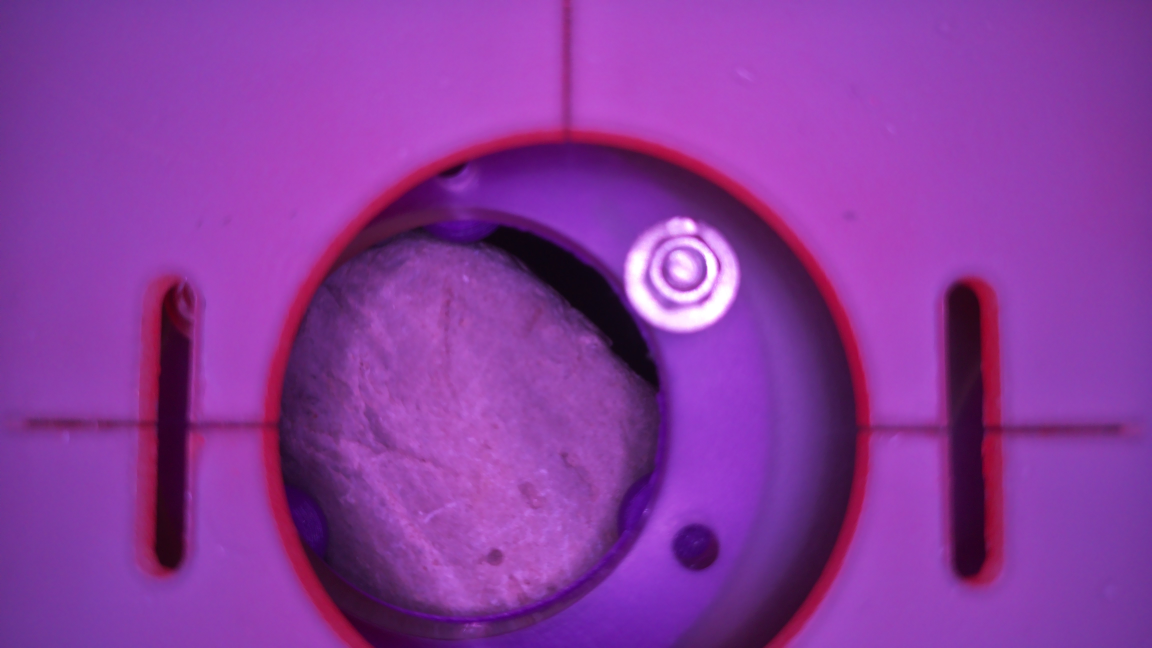
//> input picture StereoProject/sample1_L_LedsAll.jpg, 4608 x 2592 px (shown at 1/4 size)
$ ./program1 StereoProject/sample1_L_LedsAll.jpg   (built with g++ and OpenCV 4)
//> lines starting //> are read from the running program, lines starting //| are printed output that depends on the picture; after the words box and inside, x2 and y2 are one past the last pixel; in counts of white or black regions, pixels touching at a corner belong together
### StereoProject/helper.h
#pragma once

// Author: Emma Therese porsbjerg, s184751
#ifndef HELPER_H
#define HELPER_H

#include <iostream>
#include <opencv2/opencv.hpp>


// Function declaration (prototype)
int imdisp(const std::string& title, const cv::Mat& image, const int& sx, const int& sy, const int& w, const int& h, const int& x, const int& y);


#endif // HELPER_H

### StereoProject/main.h
#pragma once

#include <iostream>
#include <opencv2/opencv.hpp>

### StereoProject/helper.cpp
// Author: Emma Therese porsbjerg, s184751


#include "helper.h"
#include <iostream>
#include <opencv2/opencv.hpp>
#include <filesystem>
#include <vector>

using namespace cv;
using namespace std;
namespace fs = std::filesystem;


int imdisp(const std::string& title, const cv::Mat& image, const int& sx, const int& sy, const int& w, const int& h, const int& x, const int& y) {
    // Displays one image at the given coordinates x,y, in a grid defined by width and height. The grid starts at sx, sy
    // if given width and height is different form actual image, image will be stretched to fit
    cv::Mat imageResized;
    cv::resize(image, imageResized, cv::Size(w, h), 0, 0, cv::INTER_AREA);
    cv::namedWindow(title, cv::WINDOW_AUTOSIZE);
    cv::moveWindow(title, sx + x * w, sy + y * (h + 30));
    cv::imshow(title, imageResized);
    cv::resizeWindow(title, w, h);
    return 0;
}


// [76 lines left out: functions loadTwoImages, eulerToRotationMatrix, decomposeTransformation, not called in this run]


// Euclidean distance between two cv::Point2f
double euclideanDistance(const cv::Point2f& p1, const cv::Point2f& p2) {
    return std::sqrt(std::pow(p1.x - p2.x, 2) + std::pow(p1.y - p2.y, 2)); // d_e = sqrt(d_x^2 + d_y^2)
}


// [21 lines left out: function findClosestPair, not called in this run]

### program1.cpp
#include "main.h"
#include "helper.h"

using namespace cv;
using namespace std;


#include <iostream>
#include <cmath>
#include <math.h>
#include <vector>
#include <utility>
#include <queue>
#include <cstring>
#include "opencv2/highgui.hpp"
#include "opencv2/imgproc.hpp"

using namespace std;
using namespace cv;


# define pi 3.14159265358979323846  /* pi */

#define BIN_WIDTH 1                // quanti gradi all'interno della stessa categoria di voto
#define NUM_BINS 180 / BIN_WIDTH   // numero di categorie

/* === PARAMETRI PER CANNY EDGE DETECTION === */

#define KERNEL_SIZE 3
#define TRESHOLD 30
#define RATIO 3

void detectEdge(const Mat& in, Mat& out);

// FIND INTERECTION OF TWO LINES GIVEN BY POLAR COORDINATES
// [72 lines left out: functions findIntersection, isPointInArray, checkDetect, not called in this run]


int main(int argc, char** argv) {
    // Check for command-line arguments
    if (argc < 2) {
        std::cerr << "Usage: " << argv[0] << " <image_file>" << std::endl;
        return -1;
    }

    // Get the filename from arguments
    std::string filename = argv[1];
    int i, j;
    int theta;  // angle of line
    double rho; // distance of point at ortogonal vector

    Mat source, edges, output;


    deque<pair<int, int>> edgePoints;  // <row, col>

    source = cv::imread(filename, cv::IMREAD_GRAYSCALE);
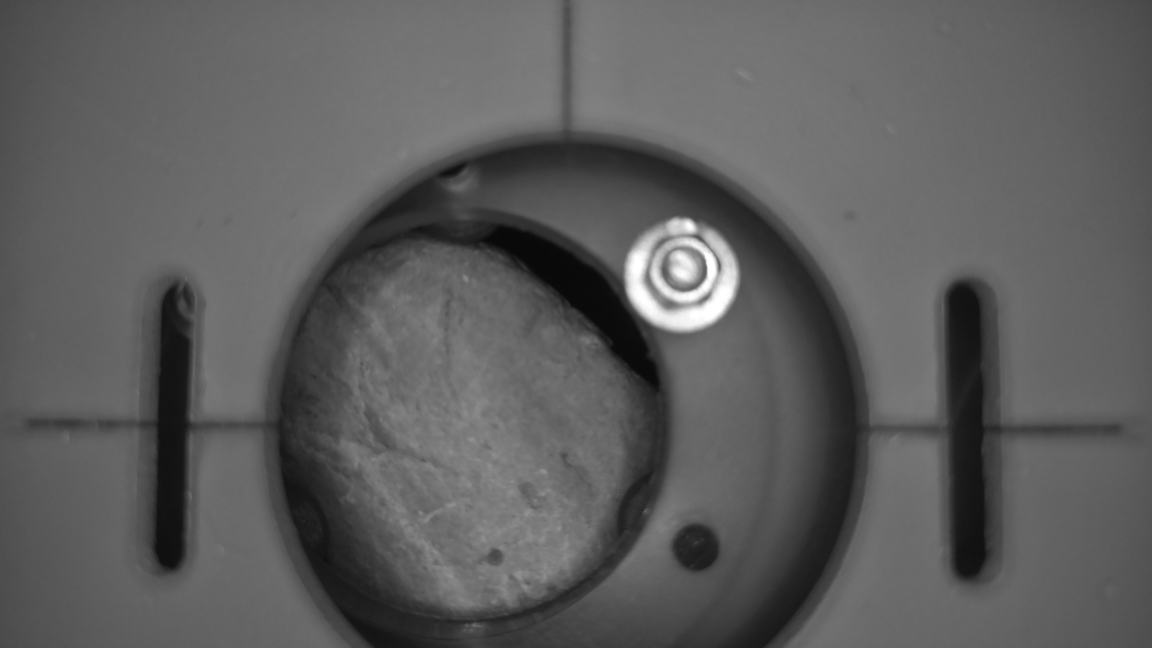
//> source: 2592 rows x 4608 cols, CV_8UC1 (shown at 1/4 size); min 7, max 255, mean 92.9
    output = cv::imread(filename, cv::IMREAD_COLOR);
//> output is the input picture: 2592 rows x 4608 cols, CV_8UC3; mean B, G, R 159.2, 57, 138
    int h = source.rows / 6;
//> h = 432
    int w = source.cols / 6;
//> w = 768

    imdisp("Source image", source, 0, 0, w, h, 0, 0);
//> in imdisp, `cv::resize(image, imageResized, cv::Size(w, h), 0, 0, cv::INTER_AREA);`:
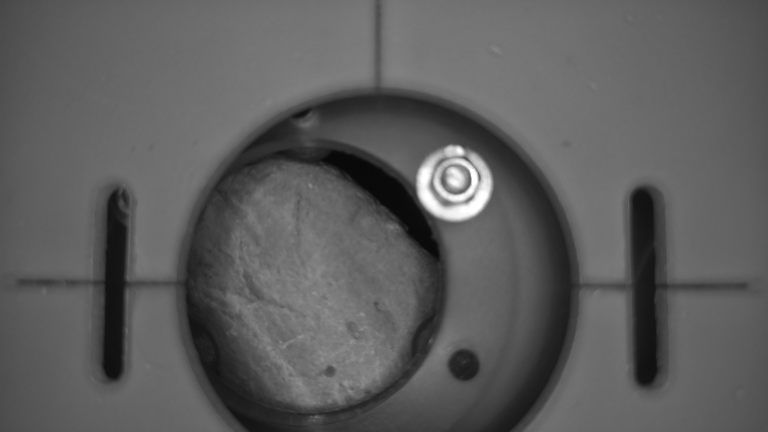
//> imageResized: 432 rows x 768 cols, CV_8UC1; min 8, max 255, mean 92.9

    // Votes matrix: max rho, max theta
    int maxDistance = hypot(source.rows, source.cols);
//> maxDistance = 5286
    vector<vector<int>> votes(2 * maxDistance, vector<int>(NUM_BINS, 0));
    cout << "Votes matrix size: " << votes.size() << ", " << votes[0].size() << endl;
//| Votes matrix size: 10572, 180

    // Detect edges using canny filter
    detectEdge(source, edges);
//> in detectEdge, `Canny(out, out, TRESHOLD, TRESHOLD * RATIO, KERNEL_SIZE);`:
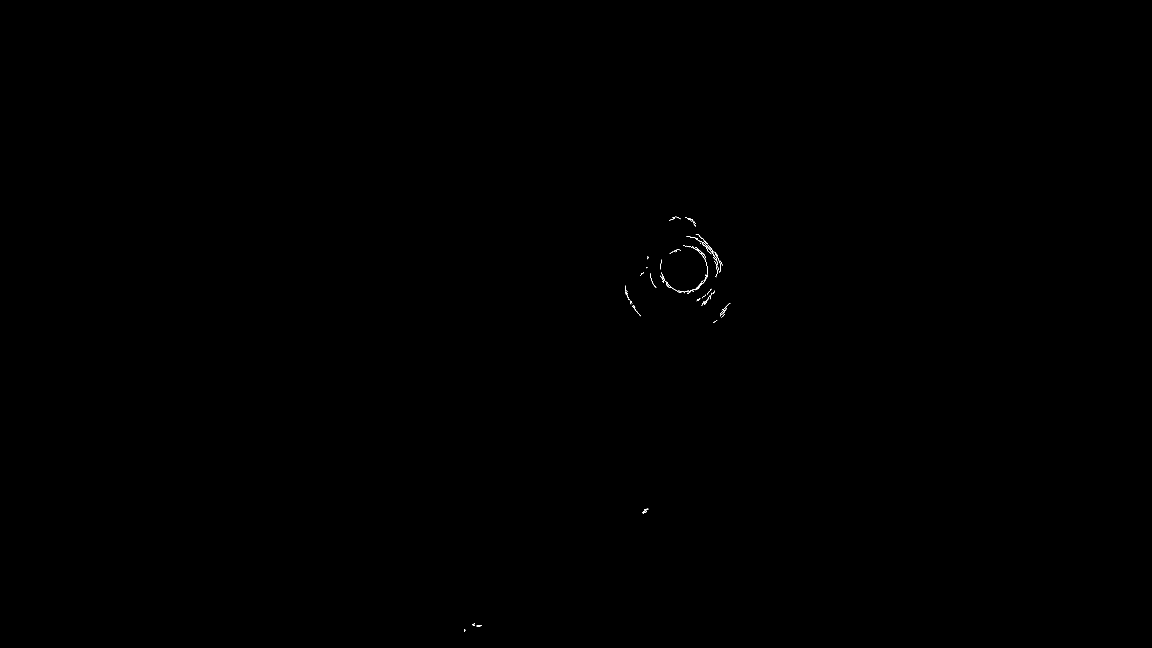
//> out: 2592 rows x 4608 cols, CV_8UC1 (shown at 1/4 size); 0.02% white in thin lines or dots, all inside (x1, y1, x2, y2) = (1856, 867, 2921, 2528)
    imdisp("edge detection result", edges, 0, 0, w, h, 1, 0);

    // Hough tranform: Voting for the edges to detect lines
    cout << "Voting ..." << endl;
    for (i = 0; i < edges.rows; ++i) {
        for (j = 0; j < edges.cols; ++j) {
            if (edges.at<uchar>(i, j) == 255) { // Edge point
                for (theta = 0; theta < 180; theta += BIN_WIDTH) {
                    rho = round(j * cos((theta-90)*pi/180.0) + i * sin((theta - 90) * pi / 180.0)) + maxDistance;
                    if (0 < rho and (rho < (2 * maxDistance)) ) {
                        //cout << "Rho: " << rho << ", Theta: " << theta << endl;
                        votes[rho][theta]++;
                    }
                }
            }
        }
    }
//> after the loop, rho = 7845

    // Find peaks
    cout << "Finding peaks ..." << endl;
    int lineTreshold = 100;
    std::vector<std::pair<double, double>> lines; // Vector for storing the lines

    for (i = 0; i < votes.size(); ++i) {
        for (j = 0; j < votes[i].size(); ++j) {
            if (votes[i][j] >= lineTreshold) {
                rho = i - maxDistance;
                theta = j - 90;
                lines.emplace_back(rho, theta);

                // Convert polar coordinate line to two point at the image border
                double a = std::cos(theta*pi/180.0);
                double b = std::sin(theta * pi / 180.0);
                double x0 = a * rho;
                double y0 = b * rho;
                cv::Point pt1(cvRound(x0 + 10000 * (-b)), cvRound(y0 + 10000 * (a))); // Point in one direction
                cv::Point pt2(cvRound(x0 - 10000 * (-b)), cvRound(y0 - 10000 * (a))); // Point in the other direction

                // Draw the line
                cv::line(output, pt1, pt2, Scalar(255,255,255), 1);
            }
        }
    }
//> after the loop, rho = 7845; theta = 180

    imdisp("output image", output, 0, 0, w, h, 0, 1);
//> call 3 of imdisp, with title = "output image", sx = 0, sy = 0, w = 768, h = 432, x = 0, y = 1
//> in imdisp (call 3), `cv::resize(image, imageResized, cv::Size(w, h), 0, 0, cv::INTER_AREA);`:
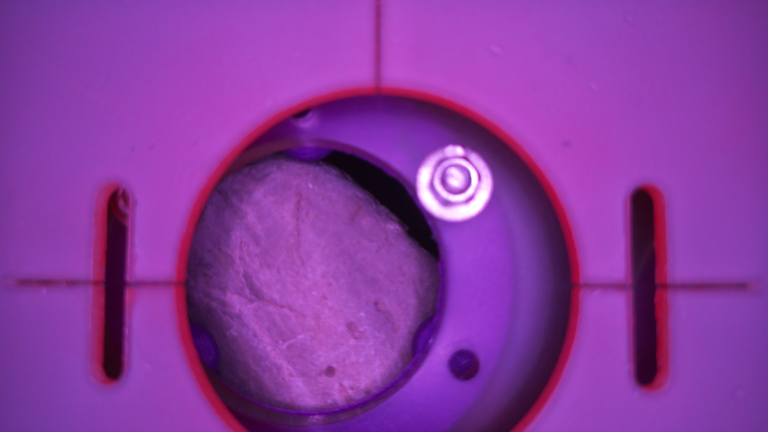
//> imageResized: 432 rows x 768 cols, CV_8UC3; mean B, G, R 159.2, 57, 138

    std::vector<cv::Point2f> intersections;
    std::vector<std::vector<cv::Point2f>> checkerboard;

    // Check for checkerboard quadrants
    int width = source.cols;
//> width = 4608
    int height = source.rows;
//> height = 2592
    int d = 20; // how far from line to search check colors
    // Define axis lengths for drawing
    int axisLength = 300;
    float angle;

    // Find all intersections
    for (size_t i = 0; i < lines.size(); ++i) { // iterate through lines
        for (size_t j = i + 1; j < lines.size(); ++j) { // iterate through lines, kipping the one we already looked at

            Point2f intersection = findIntersection(lines[i], lines[j]);
            if (intersection.x >= 0 && intersection.x < source.cols && intersection.y >= 0 && intersection.y < source.rows) { // if within image

                if (not isPointInArray(checkerboard, intersection)) { // Reject intersections we already detected a check at

                    if (checkDetect(d, intersection, source.cols, source.rows, source)) {

                        checkerboard.push_back({ intersection }); // add marker to list

                        circle(output, intersection, 50, Scalar(0, 255, 0), 10);

                        angle = lines[i].second * pi / 180.0;

                        // Calculate ends of axis to draw
                        cv::Point xAxisEnd(intersection.x + static_cast<int>(axisLength * cos(angle)),
                            intersection.y + static_cast<int>(axisLength * sin(angle)));
                        cv::Point yAxisEnd(intersection.x - static_cast<int>(axisLength * sin(angle)),
                            intersection.y + static_cast<int>(axisLength * cos(angle)));

                        // Draw
                        cv::line(output, intersection, xAxisEnd, cv::Scalar(0, 0, 255), 10);
                        cv::line(output, intersection, yAxisEnd, cv::Scalar(255, 0, 0), 10);

                    }
                }
            }
        }
    }
//> this loop made 0 passes
//> after the loop, checkerboard = 0 point lists; angle = 0


    imdisp("Checks", output, 0, 0, w, h, 1, 1);

    //cout << checkerboard[0] << checkerboard[1] << checkerboard[2] << checkerboard[3] << endl;

    waitKey();

    return 0;
}


void detectEdge(const Mat& in, Mat& out) {
    blur(in, out, Size(3, 3));  // per immunità al rumore, sfocatura
    Canny(out, out, TRESHOLD, TRESHOLD * RATIO, KERNEL_SIZE);
}


// [69 lines left out: function main1, not called in this run]
